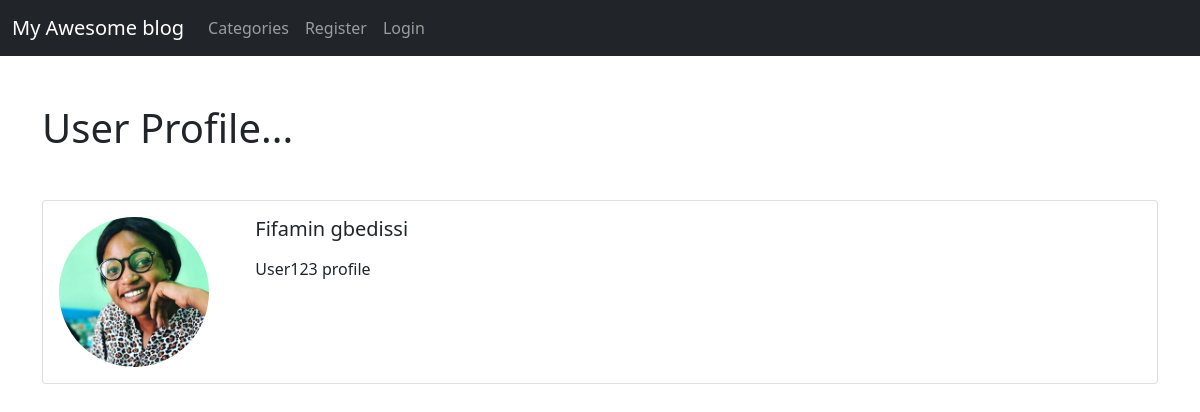
Screenshot of /members/2/profile/ with the database file from the repository.
### blog/models.py (models this page shows, shortened)
class Profile(models.Model):
    user = models.OneToOneField(User, null=True, on_delete=models.CASCADE)
    bio = models.TextField(null=True, blank=True)
    profile_pic = models.ImageField(null=True, blank=True, upload_to="images/profile/")
    website_url = models.CharField(max_length=255, null=True, blank=True)
    facebook_url = models.CharField(max_length=255, null=True, blank=True)
    twitter_url = models.CharField(max_length=255, null=True, blank=True)
    instagram_url = models.CharField(max_length=255, null=True, blank=True)
    pinterest_url = models.CharField(max_length=255, null=True, blank=True)

### member/views.py (the view)
# urls.py: path('<int:pk>/profile/', ShowProfilePageView.as_view(), name = 'L_show_profile_page'),
class ShowProfilePageView(DetailView):
    model = Profile
    template_name = 'registration/T_user_profile.html'
    def get_context_data(self, *args, **kwargs):
        users = Profile.objects.all()
        context = super(ShowProfilePageView, self).get_context_data(*args, **kwargs)
        page_user = get_object_or_404(Profile, id=self.kwargs['pk'])
        context["page_user"] = page_user
        return context

### member/templates/registration/T_user_profile.html (shortened to what this page needs)
{% extends 'T_base.html' %}
{% load static %}
{% block content %}
<h1 class="mb-5">User Profile...</h1>
<div class="card mb-3">
  <div class="row g-0 p-3">
    <div class="col-md-2">
      {% if page_user.profile_pic %}
      <img src="{{ page_user.profile_pic.url }}" class=" rounded-circle" alt="{{ page_user.user}}" width="150px" heigth="150px">
      {% else %}
      <img src="{% static 'blog/images/default_profile_pic.jpg' %}" class=" rounded-circle" alt="{{ page_user.user}}" width="150px" heigth="150px">
      {% endif %}
    </div>
    <div class="col-md-10">
      <div class="card-body pt-0">
        <h5 class="card-title">{{ page_user.user.first_name }} {{ page_user.user.last_name }}</h5>
        <p class="card-text">{{ page_user.bio }}</p>
      </div>
    </div>
  </div>
</div>
{% endblock %}

### rows the page displays
Profile: profile_pic (picture), user.first_name "Fifamin", user.last_name "gbedissi", bio "User123 profile"
